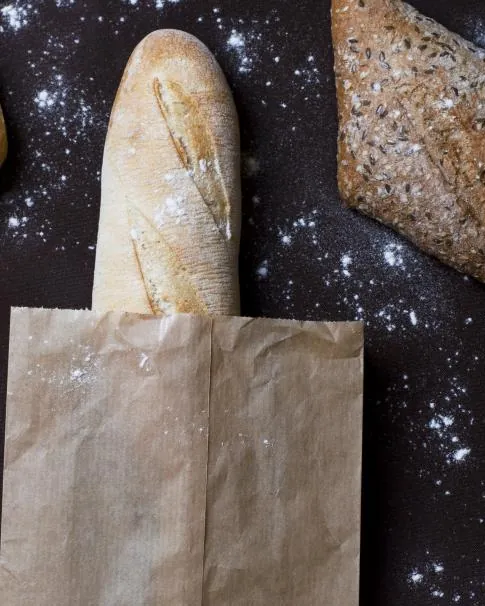
#> input picture boulangerie/images/baguette-1200.webp, 485 x 606 px
$ python -i fetch_photos.py   (imports and definitions only)
#> lines starting #> are read from the running program, lines starting #| are printed output that depends on the picture
#> further down, picture is the input picture: PIL image 485x606 RGB; mean R, G, B 106.2, 95.4, 90.1
#!/usr/bin/env python3
"""Download the Wikimedia Commons photos listed in src/data.js (PHOTOS) into
images/, cropped to 4:5 and saved as WebP, and record their credits in
src/photos.generated.js. Runs in GitHub Actions (see
.github/workflows/bakery-photos.yml); needs network access and Pillow.

Products whose PHOTOS entry uses `local:` (your own photo) are skipped.
"""
import html
import io
import json
import re
import sys
import urllib.parse
import urllib.request
from html.parser import HTMLParser
from pathlib import Path

from PIL import Image, ImageFilter, ImageOps

ROOT = Path(__file__).resolve().parent.parent
DATA = ROOT / "src" / "data.js"
OUT_JS = ROOT / "src" / "photos.generated.js"
IMAGES = ROOT / "images"
API = "https://commons.wikimedia.org/w/api.php"
# Wikimedia asks automated clients to identify themselves.
UA = "BoulangerieDO-site/1.0 (https://github.com/djoeeej/djoeeej; photo sync via GitHub Actions)"
SIZES = {"small": (640, 800), "large": (1200, 1500)}


# [24 lines left out: functions get, parse_photos, not called in this run]


class _Text(HTMLParser):
    def __init__(self):
        super().__init__()
        self.parts = []

    def handle_data(self, data):
        self.parts.append(data)


# [28 lines left out: functions strip_html, clean_author, commons_info, not called in this run]


def smart_crop(im, ratio=0.8):
    """Crop to width/height = ratio, keeping the busiest (most detailed) area."""
#> called with ratio = 0.8
    w, h = im.size
#> w = 485; h = 606
    edges = ImageOps.grayscale(im).resize((240, max(1, round(240 * h / w)))).filter(ImageFilter.FIND_EDGES)
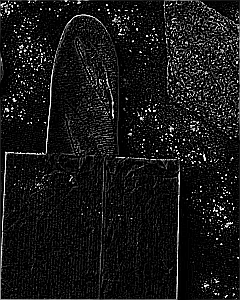
#> edges: PIL image 240x300 L; min 0, max 255, mean 22.2
    ew, eh = edges.size
#> ew = 240; eh = 300
    px = edges.load()
    if w / h > ratio:
        win = max(1, round(h * ratio / w * ew))
#> win = 240
        energy = [sum(px[x, y] for y in range(eh)) for x in range(ew)]
#> energy = 240 values, max 21217 at index 178, min 2774 at index 122, mean 6651
        center = (ew - win) / 2
#> center = 0
        best = max(range(ew - win + 1), key=lambda x0: sum(energy[x0:x0 + win]) * (1 - 0.15 * abs(x0 - center) / max(1, center)))
#> best = 0
        x0 = round(best * w / ew)
#> x0 = 0
        cw = round(h * ratio)
#> cw = 485
        return im.crop((min(x0, w - cw), 0, min(x0, w - cw) + cw, h))
    win = max(1, round(w / ratio / h * eh))
    energy = [sum(px[x, y] for x in range(ew)) for y in range(eh)]
    center = (eh - win) / 2
    best = max(range(eh - win + 1), key=lambda y0: sum(energy[y0:y0 + win]) * (1 - 0.15 * abs(y0 - center) / max(1, center)))
    y0 = round(best * h / eh)
    ch = round(w / ratio)
    return im.crop((0, min(y0, h - ch), w, min(y0, h - ch) + ch))


# [61 lines left out: functions save, main, not called in this run]


# [2 lines not run here, left out]

>>> from PIL import Image
>>> picture = Image.open('../images/baguette-1200.webp')
>>> result = smart_crop(picture)

$ run again, on boulangerie/images/chausson-aux-pommes-1200.webp
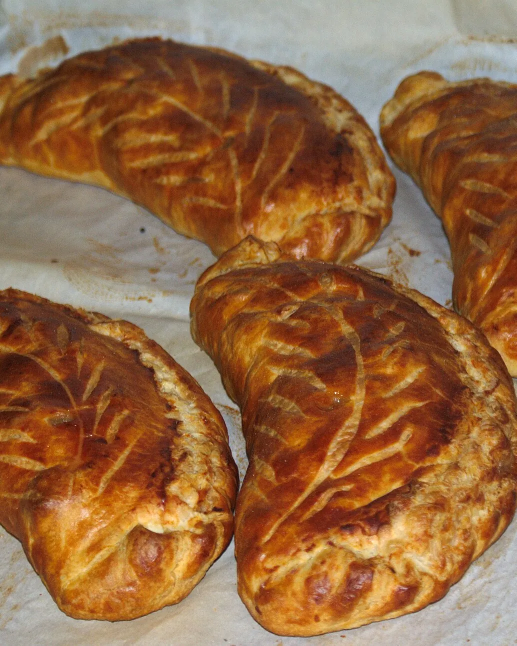
#> input picture boulangerie/images/chausson-aux-pommes-1200.webp, 1033 x 1291 px (shown at 1/2 size)
#> picture is the input picture: PIL image 1033x1291 RGB; mean R, G, B 147.5, 103.2, 66.6
#> in smart_crop, `edges = ImageOps.grayscale(im).resize((240, max(1, round(240 * h / w))..`:
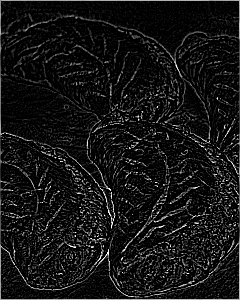
#> edges: PIL image 240x300 L; min 0, max 255, mean 21.3
#> energy = 240 values, max 34965 at index 239, min 3986 at index 16, mean 6383.1
#> best = 0

$ run again, on boulangerie/images/croissant-1200.webp
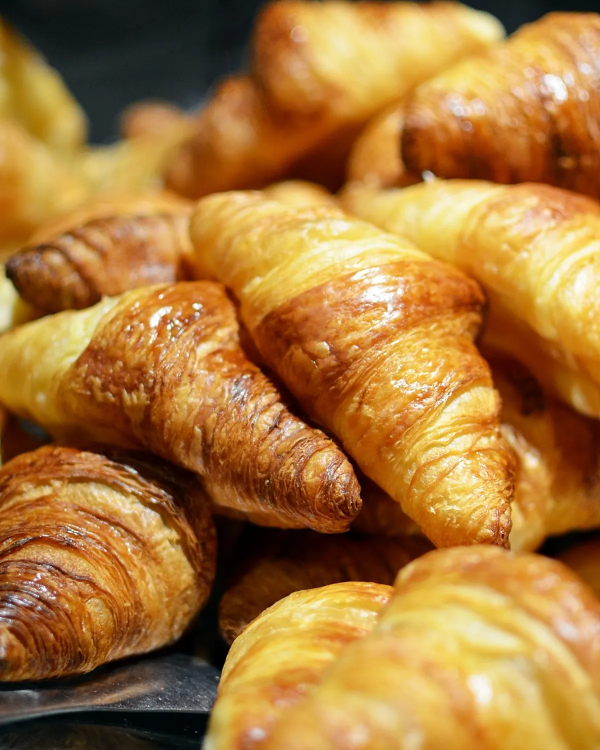
#> input picture boulangerie/images/croissant-1200.webp, 1200 x 1500 px (shown at 1/2 size)
#> picture is the input picture: PIL image 1200x1500 RGB; mean R, G, B 168.2, 120, 58.5
#> in smart_crop, `edges = ImageOps.grayscale(im).resize((240, max(1, round(240 * h / w))..`:
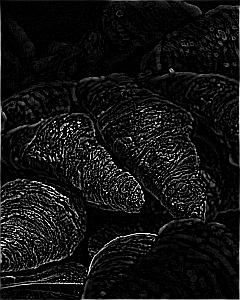
#> edges: PIL image 240x300 L; min 0, max 255, mean 18.1
#> energy = 300 values, max 27000 at index 299, min 1094 at index 289, mean 4348.4
#> best = 0
